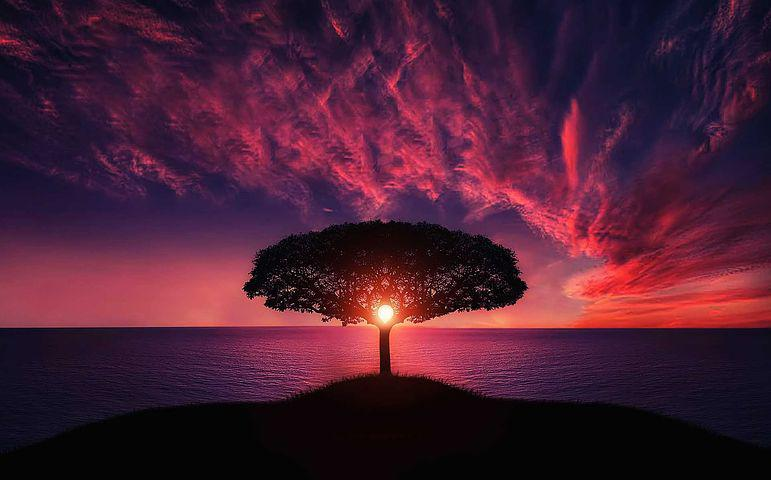
#> input picture Homework/Lesson_62/tree.jpg, 771 x 480 px
$ jupyter execute sobel_hog.ipynb
#> lines starting #> are read from the running program, lines starting #| are printed output that depends on the picture
[cell 1]
import numpy as np
import cv2
import matplotlib.pyplot as plt

[cell 2]
img = cv2.cvtColor(cv2.imread('tree.jpg'), cv2.COLOR_BGR2RGB)

[cell 3]
plt.axis('off')
plt.imshow(img)

[cell 4]
gray_img = cv2.cvtColor(img, cv2.COLOR_RGB2GRAY)
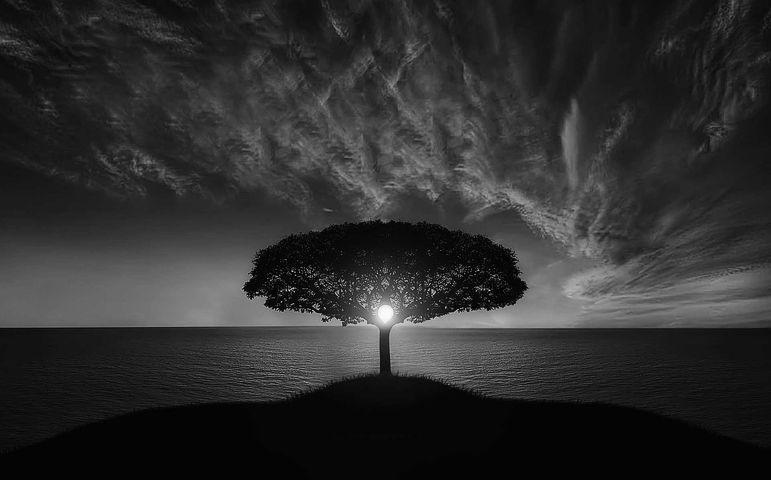
#> gray_img: shape (480, 771); min 0, max 254, mean 45.7
plt.axis('off')
plt.imshow(gray_img, cmap='gray')

### Sobel filter

[cell 5]
kernel_x = np.array([[-1, 0, 1], [-2, 0, 2], [-1, 0, 1]])
kernel_y = np.array([[-1, -2, -1], [0, 0, 0], [1, 2, 1]])

[cell 6]
sobel_x = cv2.filter2D(gray_img, -1, kernel_x)
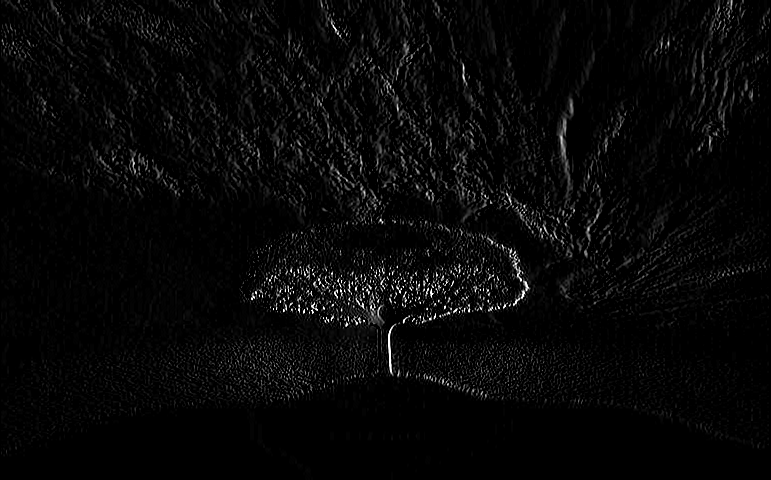
#> sobel_x: shape (480, 771); min 0, max 255, mean 7.6
sobel_y = cv2.filter2D(gray_img, -1, kernel_y)
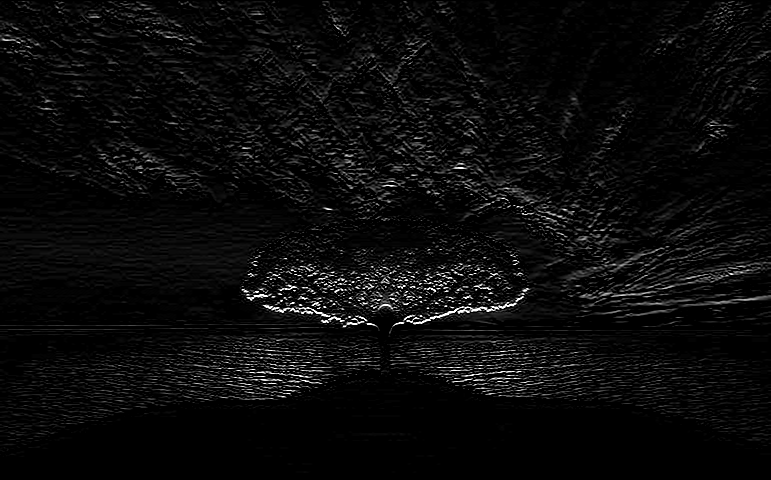
#> sobel_y: shape (480, 771); min 0, max 255, mean 10.8
sobel = sobel_x + sobel_y
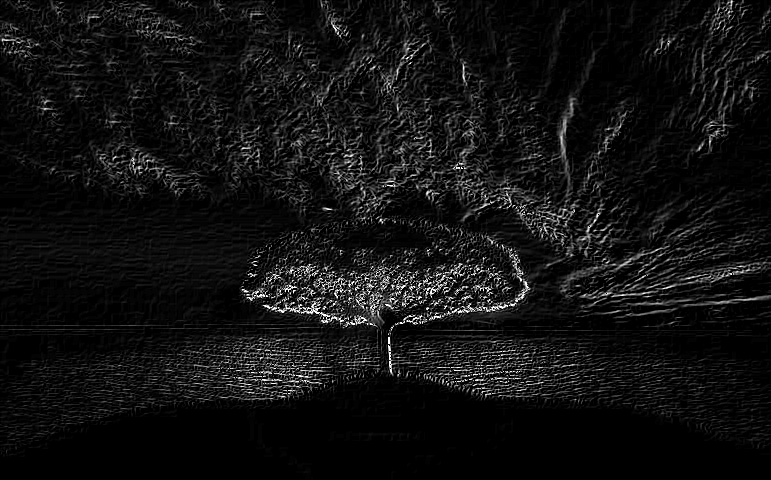
#> sobel: shape (480, 771); min 0, max 255, mean 17.5

[cell 7]
plt.figure(figsize=(15, 20))
plt.imshow(sobel, cmap='gray')
plt.axis('off')

### HOG

[cell 8]
from skimage.feature import hog
from skimage import data, exposure

[cell 9]
fd, hog_image = hog(img, orientations=8, pixels_per_cell=(16, 16),
                    cells_per_block=(1, 1), visualize=True, channel_axis=-1)
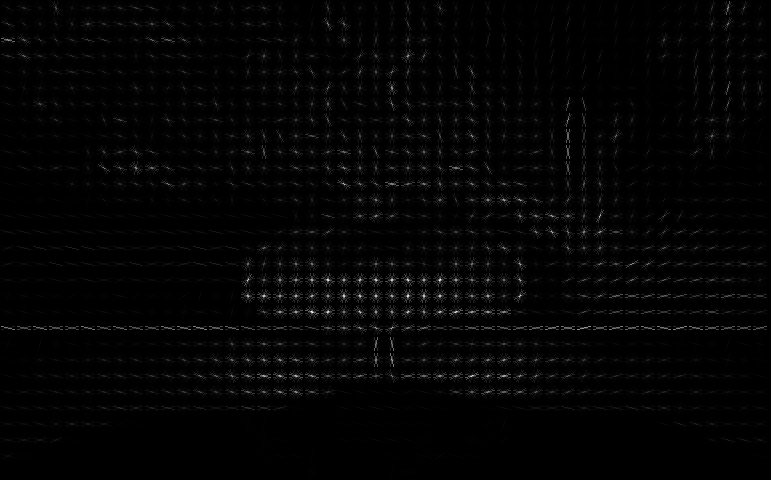
#> hog_image: shape (480, 771) float64; min 0, max 40.71, mean 0.6; drawn with min black and max white
#> fd = 11520 values, max 1 at index 10068, min 0 at index 3451, mean 0.303

fig, (ax1, ax2) = plt.subplots(1, 2, figsize=(12,8), sharex=True, sharey=True)

ax1.axis('off')
ax1.imshow(img, cmap=plt.cm.gray)
ax1.set_title('Input image')

# Rescale histogram for better display
hog_image_rescaled = exposure.rescale_intensity(hog_image, in_range=(0, 10))
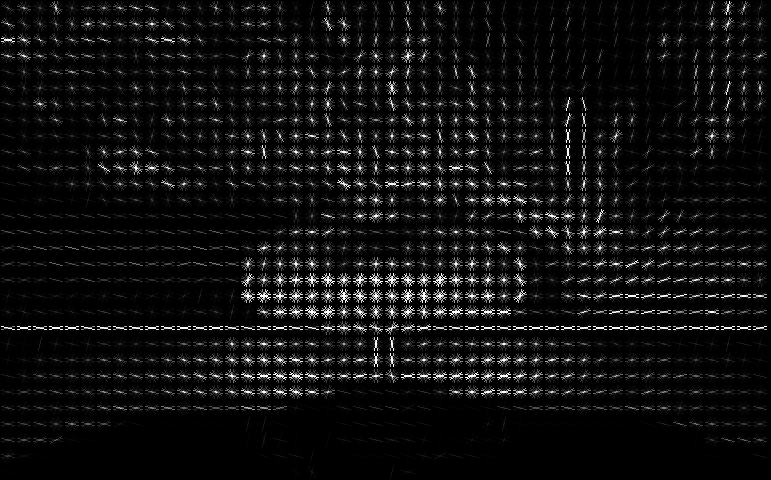
#> hog_image_rescaled: shape (480, 771) float64; min 0, max 1, mean 0.0603

ax2.axis('off')
ax2.imshow(hog_image_rescaled, cmap=plt.cm.gray)
ax2.set_title('Histogram of Oriented Gradients')
plt.show()
